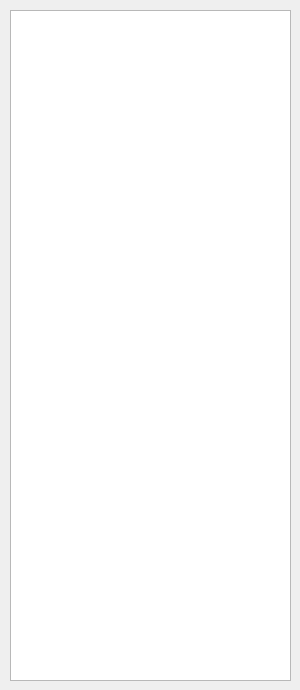
<?xml version="1.0" encoding="UTF-8"?>
<ui version="4.0">
 <class>LogDialog</class>
 <widget class="QDialog" name="LogDialog">
  <property name="geometry">
   <rect>
    <x>0</x>
    <y>0</y>
    <width>300</width>
    <height>690</height>
   </rect>
  </property>
  <property name="windowTitle">
   <string>Log</string>
  </property>
  <widget class="QTextBrowser" name="logTextBrowser">
   <property name="geometry">
    <rect>
     <x>10</x>
     <y>10</y>
     <width>281</width>
     <height>671</height>
    </rect>
   </property>
  </widget>
 </widget>
 <resources/>
 <connections/>
</ui>
